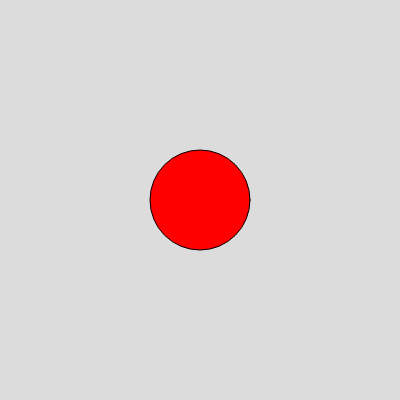
Frame 1 (no input)
Frame 60 (no input): identical to frame 1, image omitted
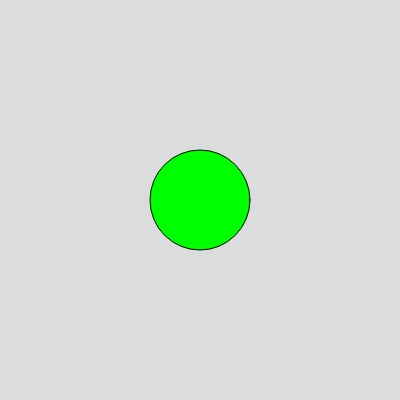
Frame 120 (the mouse pressed at the canvas centre since frame 60)

The p5.js sketch that drew these frames (run headless with seeded random() and noise() and a simulated clock; from frame 60 on, the mouse is pressed at the canvas centre):

// p5.js sketch
// ── sketch.js
let cx;
let cy;
let dia;
function setup() {
  createCanvas(400, 400);
  cx=width/2;
  cy=height/2;
  dia=width/4;
}

function draw() {
  background(220);
  if (sqrt(((cx-mouseX)**2)+((cy-mouseY)**2)) <=dia/2){
    fill(0,255,0);
  } else {fill(255,0,0);}
  circle(cx,cy,dia);
}
